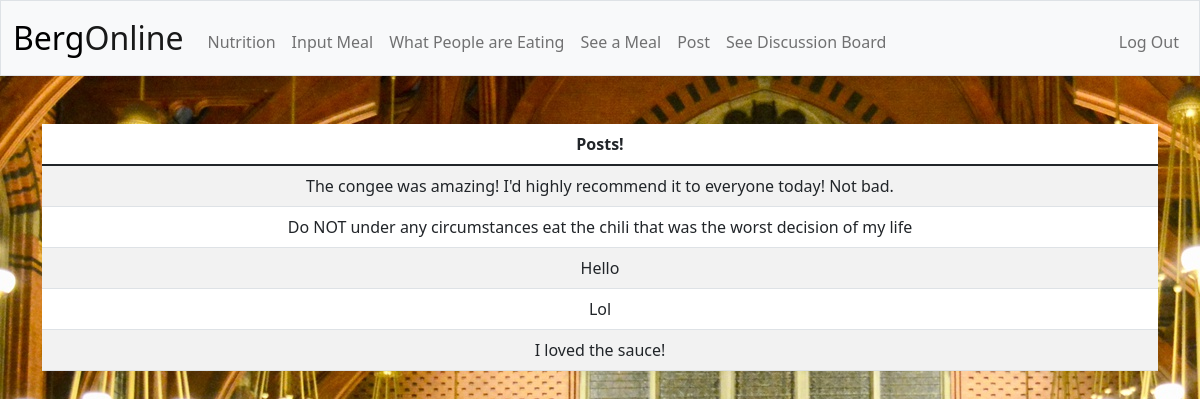
The app's page /discussion (signed in) with its own data.
### tables this page shows
CREATE TABLE 'discussion' (id INTEGER,'post_submitted' TEXT, PRIMARY KEY(id));

### app.py (the view)
@app.route("/discussion")
@login_required
def discussion():
    with conn:
        cursor = conn.cursor()
        data = cursor.execute("SELECT * FROM discussion")
    return render_template("discussion.html", data=data)

### helpers.py (called while the page is built)
def login_required(f):
    @wraps(f)
    def decorated_function(*args, **kwargs):
        if session.get("user_id") is None:
            return redirect("/login")
        return f(*args, **kwargs)
    return decorated_function

### templates/discussion.html (shortened to what this page needs)
{% extends "layout.html" %}
{% block main %}
<div class="container">
    <table class="table table-striped">
        <thead>
            <tr>
                <th scope="col">Posts!</th>
            </tr>
        </thead>
        <tbody>
            {% for line in data %}
                <tr>
                    <td>{{ line[1] }}</td>
                </tr>
            {% endfor %}
        </tbody>
    </table>
</div>
{% endblock %}

### static/css/style.css (style rules this page uses)
body { background-image: url('annenberg.jpg'); }
table { background-color: white; }

### records on screen
discussion: post_submitted "The congee was amazing! I'd highly recommend it to everyone today! Not bad."
discussion: post_submitted "Do NOT under any circumstances eat the chili that was the worst decision of my life"
discussion: post_submitted "Hello"
discussion: post_submitted "Lol"
discussion: post_submitted "I loved the sauce!"
